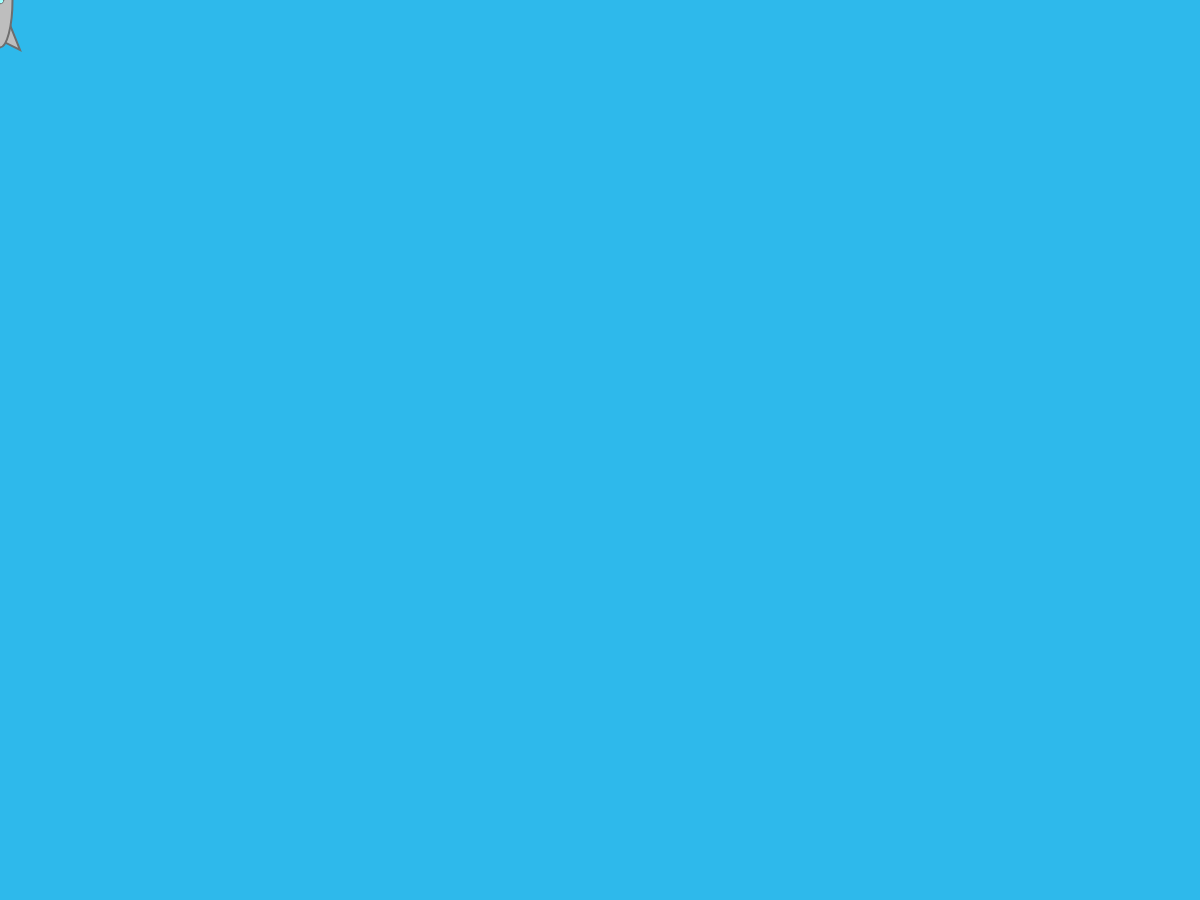
Frame 1 (no input)
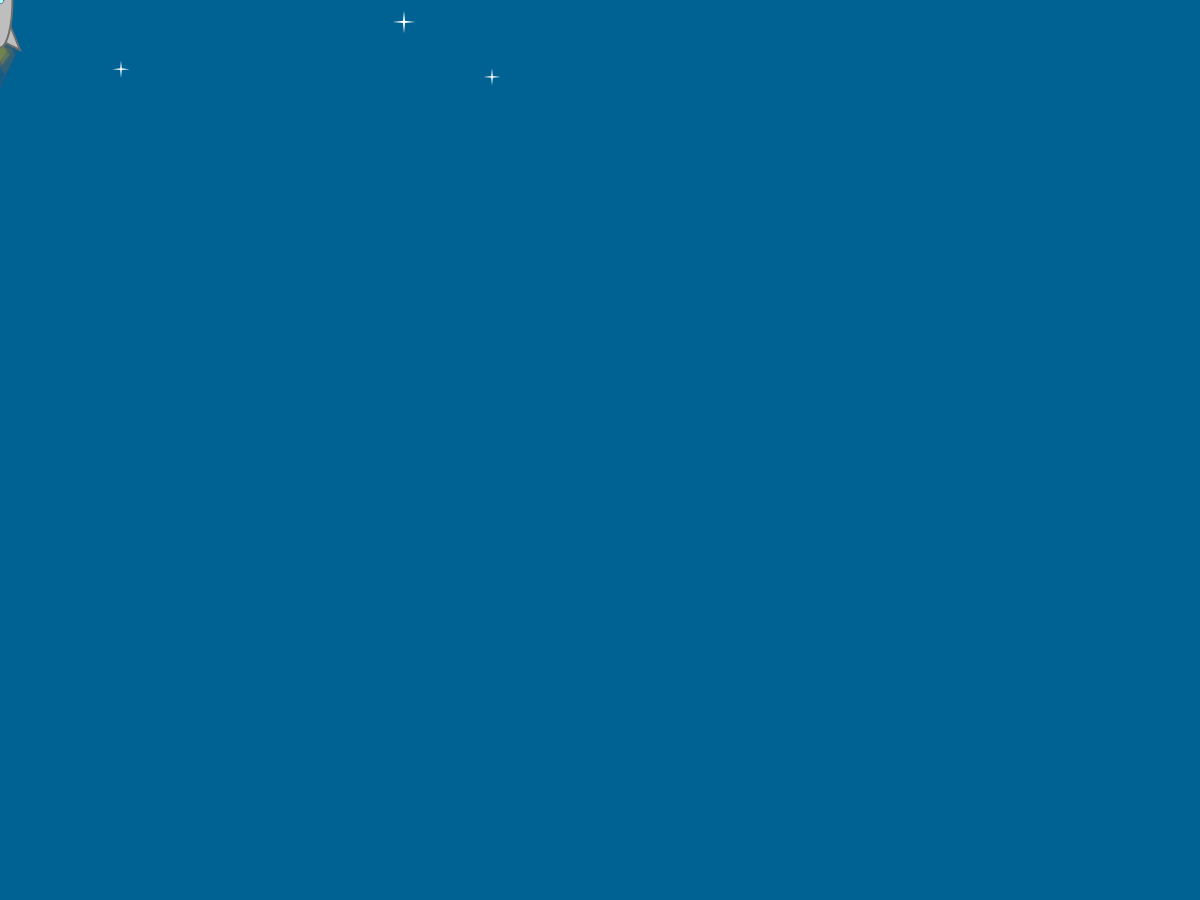
Frame 60 (no input)
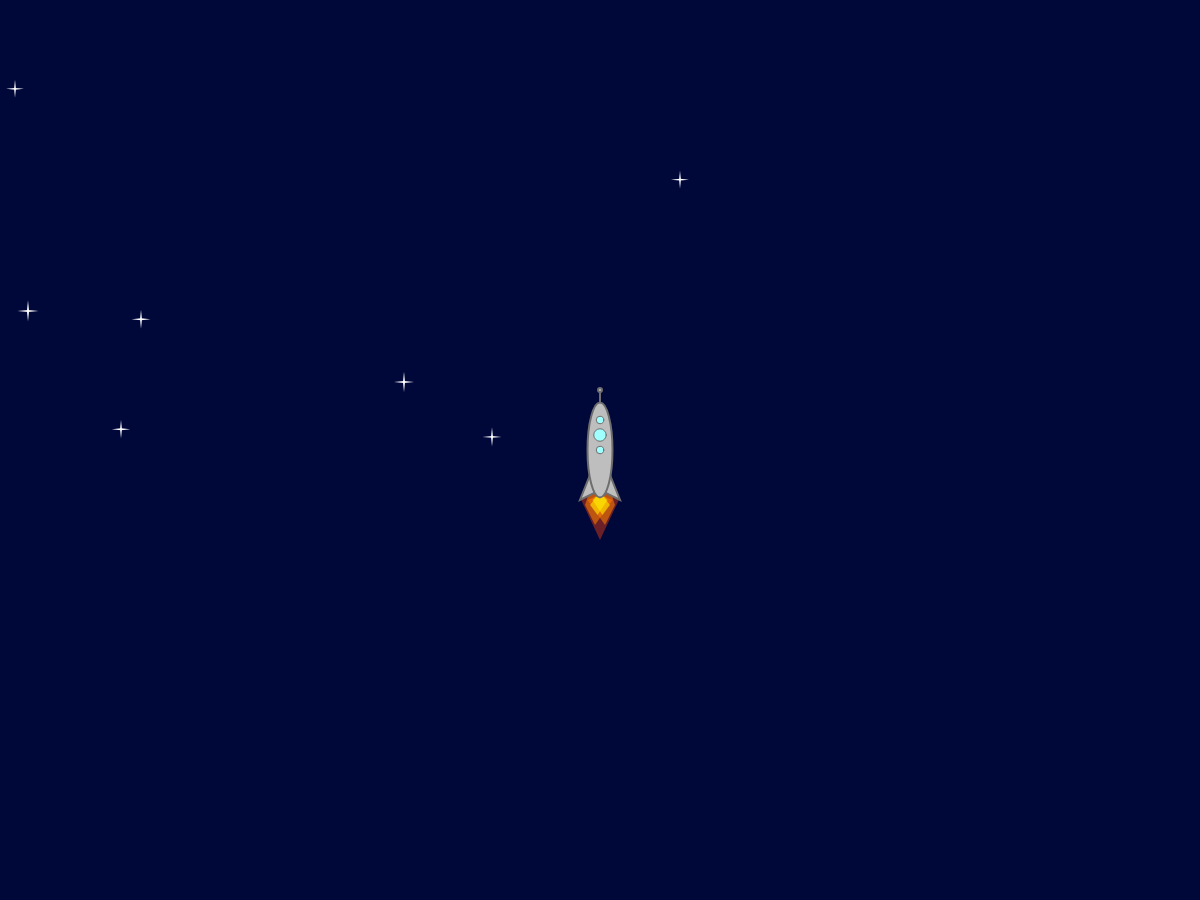
Frame 120 (the mouse pressed at the canvas centre since frame 60)

The p5.js sketch that drew these frames (run headless with seeded random() and noise() and a simulated clock; from frame 60 on, the mouse is pressed at the canvas centre):

// p5.js sketch
// ── sketch.js
//Declare global variables including alpha for the rocket engine and our starfield array.
let alp = 0;
let starfield = [];

//Declare a global object to control background color
let bg = {};
bg.r = 46;
bg.g = 185;
bg.b = 235;
bg.a = 0;

//Setup and canvas creation
function setup() {
  createCanvas(1200, 900);
}

//Draw function to create background and hide mouse.
function draw() {
  background(color(bg.r, bg.g, bg.b));
  noCursor();

  //Make Stars every frame, adding them to the starfield array.
  //First i initializes and second controls amount of starfield on screen.
  //Higher numbers increases starfield density.
  //Also makes the sky change from blue to black.
  for (let i = 0; i < 2; i++) {
    starfield.push(new star());
    bg.r -= 0.75;
    bg.g -= 0.75;
    bg.b -= 0.75;
  }

  //Keep those stars spawning with a for of loop,
  //updating their position and drawing more using the nested
  //motion and display functions within the starfield function.
  for (let star of starfield) {
    star.motion();
    star.display();
  }

  //Make our Rocketship appear.
  rocketShip();
}

//The start of the star function.
function star() {

  //Base settings control X and Y start position and use scatter to determine
  //spawning.  pY ensures stars spawn either right on the edge or before coming
  //on screen.
  this.pX = 0;
  this.pY = random(-100, 0);
  this.scatter = int(sq(random(1, width / 2)));

  //Ties our motion rate for the position into a new nested function called time.
  this.motion = function(time) {

    //Uses scatter to determine initial value to be pushed to the draw function
    ///through the motion function.
    this.pX = this.scatter;

    //Splice Stars out of Starfield when they pass below bottom of screen
    if (this.pY > height) {
      let index = starfield.indexOf(this);
      starfield.splice(index, 1);
    }

    //Make Star motion dependent on mouse press.  Move at +3 as base and +6
    //when pressed
    if (mouseIsPressed){
      this.pY += 6;
    }
    else {
      this.pY += 3;
    }
  };

  //This display function holds our star design.
  this.display = function() {
    push();
    translate(this.pX, this.pY);

    //Make them twinkle.
    scale(random(0.85, 1.15));

    //Star shapes.
    noStroke();
    fill(255);
    quad(0, 10, 1, 0, 0, -10, -1, 0);
    quad(0, 1, 10, 0, 0, -1, -10, 0);
    pop();
  };
}

//A simple design for our rocketship, wrapped up in a function for ease.  Can
// be transferred to a different file when we get to that level of coding.
function rocketShip(){
    push();

    //Mouse Controller
    translate(mouseX, mouseY);

    //Scale Correction
    scale(0.5, 0.5);
    push();

    //Rocket Exhaust
    noStroke();
    fill(color(190, 53, 25, alp));
    quad(0, 75, -40, 95, 0, 180, 40, 95);
    pop();
    push();
    noStroke();
    fill(color(255, 126, 0, alp));
    quad(20, 80, -25, 100, 10, 150, 30, 110);
    pop();
    push();
    noStroke();
    scale(-1, 1);
    fill(color(255, 126, 0, alp));
    quad(20, 80, -25, 100, 10, 150, 30, 110);
    pop();
    push();
    noStroke();
    fill(color(255, 239, 0, alp));
    quad(0, 85, -20, 110, -5, 130, 15, 100);
    pop();
    push();
    noStroke();
    scale(-1, 1);
    fill(color(255, 239, 0, alp));
    quad(0, 85, -20, 110, -5, 130, 15, 100);
    pop();

    //Rocket Body
    push();
    strokeWeight(4);
    stroke(110);
    fill(190);
    quad(0, 0, -40, 100, 0, 80, 40, 100);
    line(0, 50, 0, -120);
    ellipse(0, 0, 50, 190);
    ellipse(0, -120, 8, 8);

    //Rocketship Windows
    strokeWeight(2);
    fill(160, 255, 255);
    ellipse(0, -60, 15, 15);
    ellipse(0, -30, 25, 25);
    ellipse(0, 0, 15, 15);
    pop();
    pop();

    //Makes our rocket engine pulse brighter when mouse is pressed.
    if (mouseIsPressed){
      alp = random(120, 255);
    }
    else {
      alp = random(0, 80);
    }
  }
